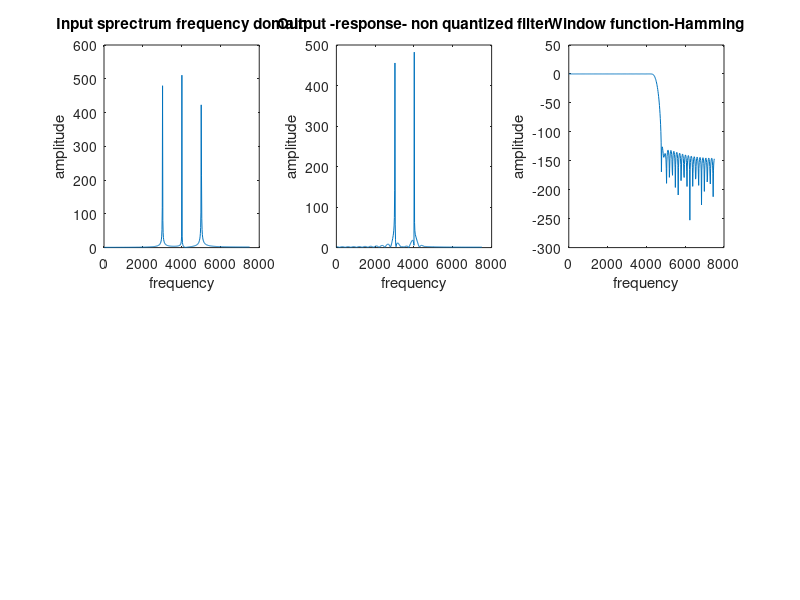

Reproduce this figure in MATLAB. (Note: this script raises an error after producing the figure.)
%Finite word length:
clc;
clear all;
close all;

f1=3000;
f2=4000;
f3=5000;
fc=4500;
M=101;
fsamp=15000;
D=1024;
t=0:1/fsamp:0.1;
x1 =sin(2*pi*f1*t);
x2=sin(2*pi*f2*t);
x3=sin(2*pi*f3*t);
x=x1+x2+x3;

dft_x=fft(x,D);
for i=1:(D/2)
    fr(i)=i*(fsamp/D);
end

figure;
subplot(2,3,1);
plot(fr,abs(dft_x(1:D/2)));
title("Input sprectrum frequency domain");
xlabel("frequency");
ylabel("amplitude");

Wc=2*pi*fc/fsamp;

for n= -(M-1)/2 : (M-1)/2
    if n==0
        hd(n+ (M+1)/2)=Wc/pi;
    else 
        hd(n+(M+1)/2)=sin(Wc*n)/(pi*n);
    end
end


for n= -(M-1)/2: (M-1)/2
    Wnh(n + (M+1)/2)= 0.54+ 0.46 * cos((2*pi*n)/(M-1));
end

h=hd.*Wnh;
y=filter(h,1,x);
fft_y=fft(y,D);
subplot(2,3,2);
plot(fr,abs(fft_y(1:D/2)));
title('Output -response- non quantized filter');
xlabel('frequency');
ylabel('amplitude');
h1=freqz(h,1,D/2);

subplot(2,3,3);
win=freqz(h,1,D/2);
plot(fr,20*log(abs(win)));
title("Window function-Hamming");
xlabel('frequency');
ylabel('amplitude');

q=quantizer('fixed','floor','saturate',[8,8]);
h_q=quantize(q,h);
q_e=h_q-h;
subplot(2,3,4);
plot(q_e);
title('Quantized Error');
y_q=filter(h_q,1,x);
fft_y_q=fft(y_q,D);
subplot(2,3,5);
plot(fr,abs(fft_y_q(1:D/2)));
title('Output response- Quantized filter');
xlabel('frequency');
ylabel('amplitude');
h_q1=freqz(y_q,1,D/2);

%gain plot:
a=fftshift(fft(h,D));
b=fftshift(fft(h_q,D));
for i=1:(D)
    fr(i)=i*(fsamp/D);
end
subplot(2,3,6);
plot(fr,20*log10(abs(a)),'b');
hold on;
plot(fr,20*log10(abs(b)),'r');
lgd = legend({'non quantized','quantized'},'FontSize',10,'TextColor','black');
lgd.NumColumns=1;
title('Gain Plot')
hold off;


